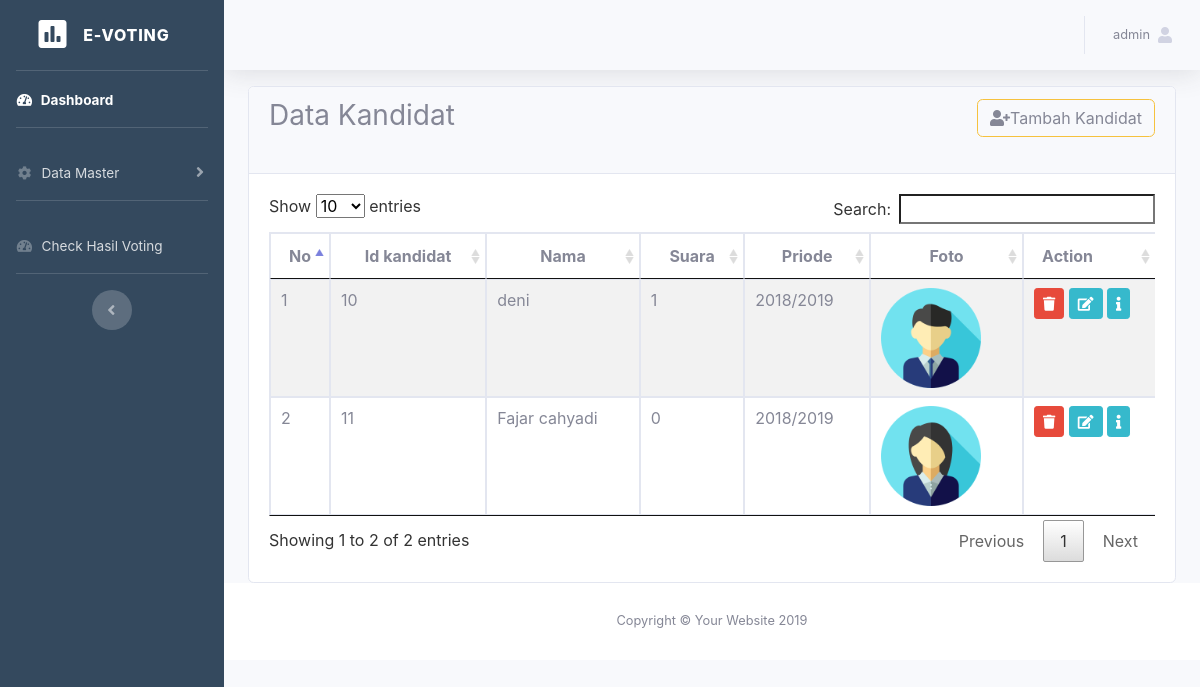
Page /admin/data_calon_osis.php (signed in) on the committed database.
### tables this page shows
CREATE TABLE `tb_kandidat` (
  `id_kandidat` smallint(4) NOT NULL,
  `nama_calon` varchar(50) NOT NULL,
  `visi` varchar(255) NOT NULL,
  `misi` varchar(255) NOT NULL,
  `periode` varchar(50) NOT NULL,
  `suara` int(10) NOT NULL,
  `foto` varchar(255) NOT NULL
);

### admin/data_calon_osis.php (the view, shortened to what this page needs)
<?php include'templet/header.php' ?>
<?php include'templet/topbar.php' ?>
<?php
if(!isset($_SESSION['username'])){
 echo "<script> document.location.href='../index.php'</script>";
}else{
  ?>
  <div class="container-fluid">
    <div class="card">
     <div class="card-header">
      <h3 style="float:left">Data Kandidat</h3>
      <a style="float: right" type="button" class="btn btn-outline-warning mb-4" data-toggle="modal" data-target="#modal-tambah-kandidat" ><i class="fas fa-user-plus"></i>Tambah Kandidat</a>
    </div>
    <div class="card-body">
      <div class="table-responsive">
        <table class="table table-hover table-bordered table-striped" id="datatable" style="width:100%">
          <thead>
            <tr>
              <th width="5%">No</th>
              <th class="text-center">Id kandidat</th>
              <th class="text-center">Nama</th>
              <th class="text-center">Suara</th>
              <th class="text-center">Priode</th>
              <th class="text-center">Foto</th>
              <th width="15%">Action</th>
            </tr>
          </thead>
          <tbody>
            <?php
            include '../koneksi.php';
            $no = 1;
            $query = mysqli_query($koneksi, "SELECT * FROM tb_kandidat");
            while ($data = mysqli_fetch_array($query)) {
             ?>
             <tr>
               <td><?php echo $no++ ?></td>
               <td><?php echo $data['id_kandidat'] ?></td>
               <td><?php echo $data['nama_calon'] ?></td>
               <td><?php echo $data['suara'] ?></td>
               <td><?php echo $data['periode'] ?></td>
               <td><img width="100" src="../foto_kandidat/<?php echo $data['foto'] ?>" alt=""></td>
               <td>
                <a class="btn btn-danger btn-sm" onclick="return confirm('Yakin mau hapus ?')" href="aksi_hapus.php?id=<?php echo $data['id_kandidat'] ?>&hapus=data_calon_osis&foto=<?php echo $data['foto'] ?>"><i class="fa fa-trash"></i></a>
                <button data-id="<?php echo $data['id_kandidat'] ?>" id="tombol-editkandidat" class="btn btn-info btn-sm"><i class="fa fa-edit"></i></button>
                <button class="btn btn-info btn-sm" id="tombol-detailcalon" data-id="<?php echo $data['id_kandidat'] ?>"><i class="fa fa-info"></i></button>
              </td>
            </tr>
          <?php } ?>
        </tbody>
      </table>
    </div>
  </div>
</div>
</div>
<?php include'templet/footer.php' ?>
<?php } ?>

### rows in the picture
tb_kandidat: id_kandidat "10", nama_calon "deni", suara "1", periode "2018/2019", foto (picture)
tb_kandidat: id_kandidat "11", nama_calon "Fajar cahyadi", suara "0", periode "2018/2019", foto (picture)

### other values in the picture
$_SESSION['username'] "admin"
